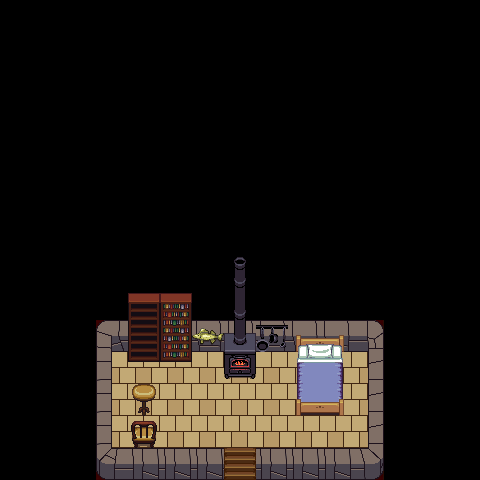

A 2D game scene composited from a Tiled map and its tileset images. What follows is a short description and the map's XML, with each tile layer's data collapsed to a summary:
An orthogonal 15x15 tile map with 32x32 px tiles, 6 tile layers (meta, npc, floor, walls, ...), 4 tilesets.

<map version="1.0" orientation="orthogonal" width="15" height="15" tilewidth="32" tileheight="32">
 <tileset firstgid="1" name="terrain_atlas" tilewidth="32" tileheight="32">
  <image source="terrain_atlas.png" width="1024" height="1024" />
  <tile id="1">
   <properties>
    <property name="npcid" value="1" />
   </properties>
  </tile>
  <tile id="288">
   <properties>
    <property name="npcid" value="1" />
   </properties>
  </tile>
 </tileset>
 <tileset firstgid="1025" name="obj_misk_atlas" tilewidth="32" tileheight="32">
  <image source="obj_misk_atlas.png" width="1024" height="1024" />
  <tile id="0">
   <properties>
    <property name="xx" value="2" />
   </properties>
  </tile>
 </tileset>
 <tileset firstgid="2049" name="meta_tiles" tilewidth="32" tileheight="32">
  <image source="meta_tiles.png" width="64" height="32" />
  <tile id="0">
   <properties>
    <property name="collidable" value="true" />
   </properties>
  </tile>
 </tileset>
 <tileset firstgid="2051" name="soldier" tilewidth="32" tileheight="32">
  <image source="soldier.png" width="288" height="128" />
  <tile id="18">
   <properties>
    <property name="npcid" value="1" />
   </properties>
  </tile>
 </tileset>
 <layer name="meta" width="15" height="15">
  <data>[225 cells, 29 non-empty, 1 distinct tile ids]</data>
 </layer>
 <layer name="npc" width="15" height="15">
  <data>[225 cells, 1 non-empty, 1 distinct tile ids]</data>
 </layer>
 <layer name="floor" width="15" height="15">
  <data>[225 cells, 34 non-empty, 1 distinct tile ids]</data>
 </layer>
 <layer name="walls" width="15" height="15">
  <data>[225 cells, 23 non-empty, 8 distinct tile ids]</data>
 </layer>
 <layer name="items" width="15" height="15">
  <data>[225 cells, 20 non-empty, 20 distinct tile ids]</data>
 </layer>
 <layer name="exit" width="15" height="15">
  <data>[225 cells, 1 non-empty, 1 distinct tile ids]</data>
 </layer>
</map>
